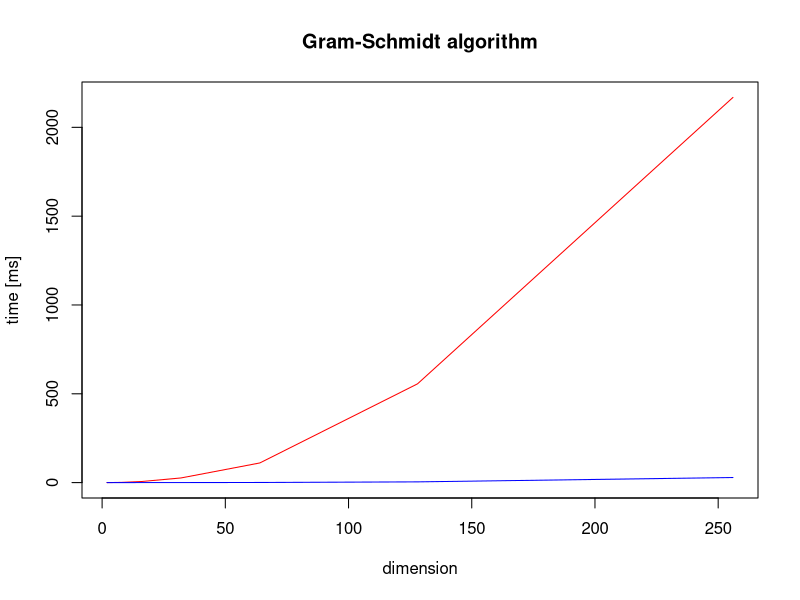

Generate this figure with R:
check_orthonormality <- function(X, eps = 1e-14) all(abs(t(X) %*% X - diag(ncol(X))) < eps)

check_orthogonality <- function(X, eps = 1e-14) {
    tXX <- t(X) %*% X
    all(abs(tXX - diag(diag(tXX))) < eps)
}

norm_vec <- function(x) sqrt(sum(x^2))

gram_schmidt <- function(V) {
    k <- ncol(V) # number of vectors
    d <- nrow(V) # dimension of vectors
    # qr(V)$rank == k
    U <- matrix(0, d, k)
    U[, 1] <- V[, 1] / norm_vec(V[, 1])
    for (i in 2:k) {
        U[, i] <- V[, i]
        for (j in 1:(i - 1)) {
            U[, i] <- U[, i] - (t(U[, j]) %*% V[, i]) * U[, j]
        }
        U[, i] <- U[, i] / norm_vec(U[, i])
    }
    U
}

gram_schmidt_matrix <- function(V) {
    # qr decomposition (V = Q %*% R)
    QR <- qr(V)
    Q <- qr.Q(QR)
    Q
}

V1 <- c(1, 2, 3)
V2 <- c(4, 5, 6)
V3 <- c(7, 8, 9)
V <- cbind(V1, V2, V3)
V



V <- matrix(c(2, 3, -2, 1, 2, 2), 3, 2)
V <- matrix(c(1, 0, 0, 0, 1, 0), 3, 2)
V <- matrix(c(1, 0, 0, 1, 0, 0), 3, 2)
V <- matrix(c(2, 3, -2, 1, 2, 2, 4, 4, 4), 3, 3)
V

U <- gram_schmidt(V)
check_orthogonality(U)
check_orthonormality(U)

check_orthogonality(2 * U)
check_orthonormality(2 * U)





# det(V) == 0

V
QR <- qr(V)
Q <- qr.Q(QR)
R <- qr.R(QR)

gram_schmidt_matrix(V)
gram_schmidt(V)


U <- gram_schmidt(V)
U

diag(U)
diag(diag(U))
check_orthonormality(U)
check_orthonormality(Q)
check_orthonormality(2 * U)
check_orthogonality(2 * U)


####################### time comparison
library(microbenchmark)


max_dim <- 8
ds <- 2^seq(max_dim)
mean_times <- matrix(data = NA, nrow = 2, ncol = max_dim)
for (d in ds) {
    V <- matrix(runif(d^2), d, d)

    res <- microbenchmark(
        gram_schmidt(V),
        gram_schmidt_matrix(V),
        unit = "milliseconds",
        times = 20
    )
    m <- summary(res)$mean
    # mean_times <- cbind(mean_times, m)
    mean_times[, log2(d)] <- m
}

# plot time comparison
plot(ds, mean_times[1, ], type = "l", col = "red", xlab = "dimension", ylab = "time [ms]", main = "Gram-Schmidt algorithm")
# plot(ds, mean_times[1, ], type = "l", col = "red", xlab = "dimension", ylab = "time [ms]", main = "Gram-Schmidt algorithm", log = "y")
lines(ds, mean_times[2, ], col = "blue")
# log scale
mean_times
ds
10^seq(1, 10)
